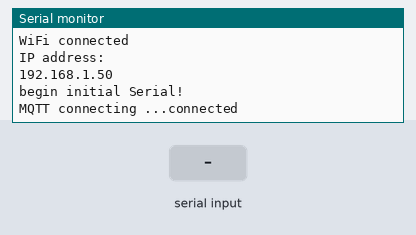
Recording of a sketch running on a simulated ESP32. Shown: the last lines printed to the serial monitor. The inputs (shaded band) are chosen by the test bench. WiFi joins after 1.5 s; servers stay silent unless stated; no MQTT or app messages arrive unless stated.

Above: at 2.7 s.
2.8 s: "1" received over the second serial link
At 4.1 s:
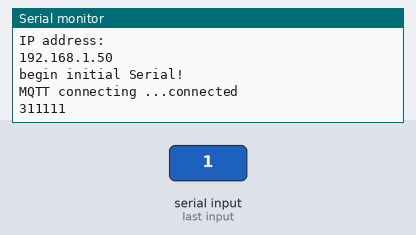
4.3 s: "0" received over the second serial link
At 5.5 s:
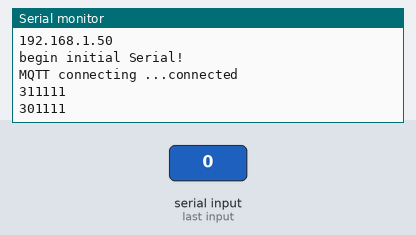
5.8 s: "2" received over the second serial link
At 7.4 s:
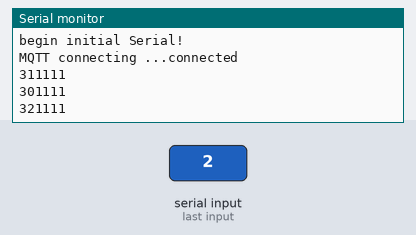
Timing chart, 0 to 8.9 s (numbered marks = the images above; inputs shaded):
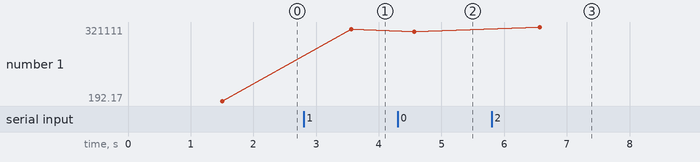

The sketch:

Main_Program_RFID_Electron_ESP32.ino
```cpp
#include "Arduino.h"    //library default
#include <WiFi.h>     //library untuk koneksi dengan wifi
#include <WiFiClient.h> //library untuk menjadikan esp32 sebagai client
#include <PubSubClient.h> //library mqtt

const char* ssid = "M2fleet";
const char* password = "logika9119";
const char* mqtt_server = "202.154.58.25";  //deklarasi untuk server mqtt
const char* mqtt_user = "logika";             //deklarasi untuk username server mqtt
const char* mqtt_password = "pratama";  //deklarasi untuk password server mqtt

//char json [1024];
WiFiClient espClient;     //deklarasi untuk variabel wifi
PubSubClient client(espClient);

#define RXD2 16     //deklarasi pin serial2
#define TXD2 17     //deklarasi untuk pin serial2

unsigned char incomingByte;   //data masuk dari serial
String karakter ;   //variabel menghitung jumlah karakter
String Str1;        //variabel untuk konvert ke string
int Panjang;      //variabel menghitung jumlah karakter yang masuk
String Data;      //variabel mengelompokkan data yang bertipe string
String IDReader = "1111";   //penomoran setiap Reader
String Kirim;       //variabel untuk mengirim data ke mqtt

long lastMsg = 0;   //variabel bawaan mqtt
char msg[300];      //variabel bawaan mqtt

void sendIdentifyCmd ()     //fungsi untuk menjadikan data yang masuk menjadi hexadecimal
{
  Serial2.write (0x7c);
  Serial2.write (0xff);
  Serial2.write (0xff);
  Serial2.write (0x01);
  Serial2.write (0x08);
  Serial2.write (0x7d);
#ifdef DEBUG
  Serial.print (0x7c);
  Serial.print (0xff);
  Serial.print (0xff);
  Serial.print (0x01);
  Serial.print (0x08);
  Serial.print (0x7d);
  Serial.println ();
#endif
}

void receivedCallback(char* topic, byte* payload, unsigned int length) {          //fungsi untuk koneksi ke mqtt berdasarkan topic yang digunakan
  Serial.print("Message received: ");
  Serial.println(topic);
  String payloadtemp;
  Serial.print("payload: ");
  for (int i = 0; i < length; i++) {
    Serial.print((char)payload[i]);
  }
  Serial.println();
}
void mqttconnect() {                //fungsi untuk menghubungkan esp32 ke server mqtt

  while (!client.connected()) {
    Serial.print("MQTT connecting ...");
    String clientId = "ESP32Client";
    if (client.connect(clientId.c_str(), mqtt_user, mqtt_password)) {
      Serial.println("connected");
    } else{
      Serial.print("failed, status code =");
      Serial.print(client.state());
      Serial.println("try again in 5 seconds");
      delay(5000);
    }
  }
}

void setup ()
{
  Serial.begin (57600);             //baudrate untuk serial monitor arduino
  Serial2.begin(57600, SERIAL_8N1, RXD2, TXD2);     //baudrate untuk data yang masuk dari RFID Reader
  Serial.print("Connecting to ");
  Serial.println(ssid);
  WiFi.begin(ssid, password);
  while (WiFi.status() != WL_CONNECTED) {
  delay(500);
  Serial.print(".");}
  Serial.println("");
  Serial.println("WiFi connected");
  Serial.println("IP address: ");
  Serial.println(WiFi.localIP());
  client.setServer(mqtt_server, 1883);
  client.setCallback(receivedCallback);

  Serial2.println("serial2test");
  Serial.println ("begin initial Serial!\n");
}
void loop ()
{
  if (!client.connected()) {
  mqttconnect();
  }
  client.loop();

  sendIdentifyCmd ();
  delay (1);
  while(Serial2.available () > 0)         //looping untuk data yang masuk
  {
      incomingByte=Serial2.read ();
      karakter = String(incomingByte,HEX);
      Panjang = karakter.length();
      if(Panjang == 1){
        Str1="0"+karakter;
      }else{
      Str1=karakter;
      }
      Data = Data + Str1;
  Kirim = Data + IDReader;
  }
  if(Data != ""){
  Serial.println(Kirim);
  client.publish("reader/reader", String(Kirim).c_str(), true);     //semua data yang ada di variabel Kirim akan mempublish menuju mqtt
  Data="";}
  delay (1000);

  long now = millis();
  if (now - lastMsg > 3000) {
  lastMsg = now;
  }
}
```

Measured:
- after the input at 2.8 s, the serial monitor: prints a new line after 0.76 s (image 1)
- after the input at 4.3 s, the serial monitor: prints a new line after 0.26 s (image 2)
- after the input at 5.8 s, the serial monitor: prints a new line after 0.77 s (image 3)
- plotted number 1: 192.17 → 311111 after the input at 2.8 s, 311111 → 301111 after the input at 4.3 s, 301111 → 321111 after the input at 5.8 s
